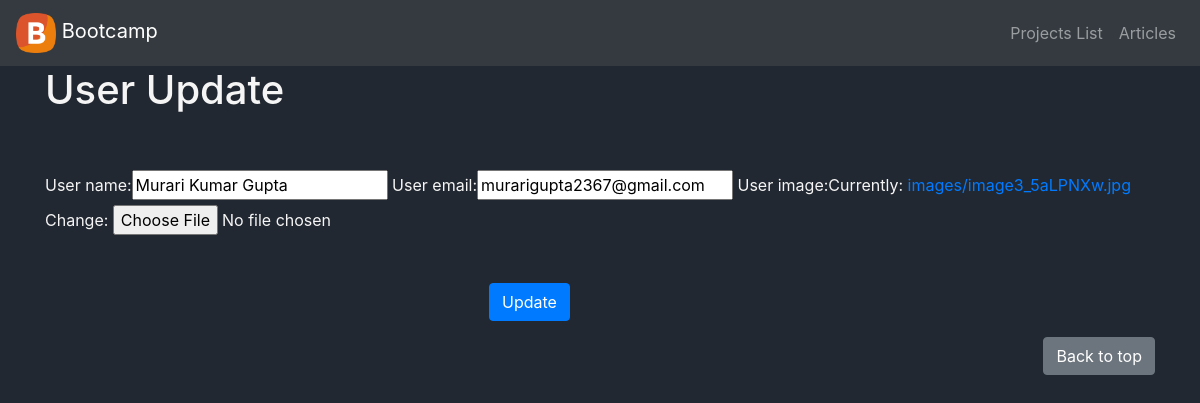
Screenshot of /update_user/4/ with the database file from the repository.
### projectlist/models.py (models this page shows, shortened)
class AddUsersInfo(models.Model):
    user_name = models.CharField(max_length=50)
    user_email = models.EmailField()
    user_image = models.ImageField(upload_to='images/')

### projectlist/views.py (the view)
# urls.py: path('update_user/<str:pk>/', projectlist.views.updateUsers , name='update_user'),
def updateUsers(request, pk=id):
    userupdate = AddUsersInfo.objects.get(id=pk)
    form = AddUsersInfoForm(instance=userupdate)
    if request.method == 'POST':
        form = AddUsersInfoForm(request.POST, instance=userupdate)
        if form.is_valid():
            form.save()
            return redirect('showprojectlist')
    context = {'form': form}
    return render(request, 'projectlist/updateuser.html', context)

### projectlist/forms.py
class AddUsersInfoForm(ModelForm):
    class Meta:
        model = AddUsersInfo
        fields = '__all__'

### projectlist/templates/projectlist/updateuser.html (shortened to what this page needs)
{% extends 'projectlist/addproject.html' %}
{% block content %}
<div class="container">
    <h1>User Update</h1>
<form action="" method="POST">
    <br><br>
   {{form}}
   <br><br><br>
    <input class="btn btn-primary" type="submit" value="Update" style="margin-left: 40%;">
</form>
</div>
{% endblock %}

### projectlist/templates/projectlist/addproject.html (style rules this page uses)
body { background-color: #222831; color: whitesmoke; }

### rows the page displays
AddUsersInfo: user_name "Murari Kumar Gupta", user_email "murarigupta2367@gmail.com"
